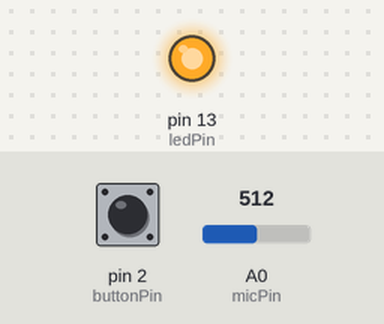
Bench run of a sketch on a simulated Arduino Uno, built with avr-gcc and run on an emulated ATmega328P. Shown: output pins drawn as LEDs (lit = HIGH). Dashed ring = blinking. The test bench sets the inputs (shaded band); at power-on: pin 2 (buttonPin) LOW, A0 (micPin) = 512.

Above: at 1.2 s.
1.3 s: pin 2 (buttonPin) pulsed HIGH 2 times (0.12 s each, 0.3 s apart)
At 3.3 s:
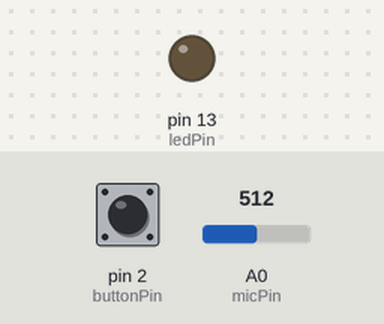
4.9 s: pin 2 (buttonPin) pulled HIGH for 0.15 s
At 5.21 s:
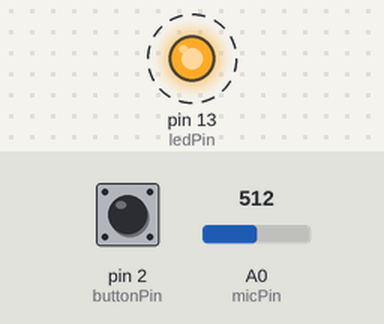
7.9 s: pin 2 (buttonPin) pulled HIGH for 1 s
Timing chart, 0 to 10.9 s (numbered marks = the images above; inputs shaded):
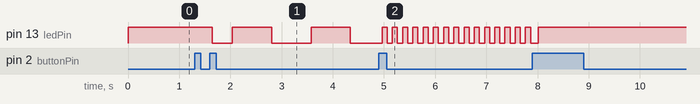

The sketch:

LEDlamp.ino
```cpp
const int stp = 500;
const int ledPin = 13;
const int micPin = 0;
const int ambient = 338;
bool lighton = true;
int brightness = 0;    // how bright the LED is
int fadeAmount = 5;    // how many points to fade the LED by
int currentMode=0;
int buttonState=0;
int lastButtonState=0;
int buttonPin=2;
int buttonPushCounter=0;
void setup ()
{
  pinMode(ledPin, OUTPUT);
}

int switchOn(int val=255)
{
  analogWrite(ledPin, val);
}

int strobe(int t=50, int pwmValue=255)
{
 // pwm(pwmValue);
  digitalWrite(ledPin, HIGH);
  delay(t);
  digitalWrite(ledPin, LOW);
  delay(t);
}

void fade()
{
    // set the brightness of pin 9:
  analogWrite(ledPin, brightness);

  // change the brightness for next time through the loop:
  brightness = brightness + fadeAmount;

  // reverse the direction of the fading at the ends of the fade:
  if (brightness == 0 || brightness == 255) {
    fadeAmount = -fadeAmount ;
  }
  // wait for 30 milliseconds to see the dimming effect
  delay(15);
}

void clapper()
{
  int reading = analogRead(micPin);
  int delta = reading - ambient;
  delta = (delta>0) ? delta : delta*-1;
  if (delta > 162)
  {
    Serial.println(millis());
    Serial.println (reading);
    lighton = !(lighton);
    digitalWrite(ledPin, HIGH);
  }
  else
  {
    digitalWrite(ledPin, LOW);
  }
  if(lighton)
  {
    digitalWrite(ledPin,HIGH);
  }
  else
  {
    digitalWrite(ledPin, LOW);
  }
}

void partymode()
{
  int reading = analogRead(micPin);
  int delta = reading - ambient;
  delta = (delta>0) ? delta : delta*-1;
  if (delta > 70)
  {
    Serial.println(millis());
    Serial.println (reading);
    digitalWrite(ledPin, HIGH);
  }
  else
  {
    digitalWrite(ledPin, LOW);
  }
}

int pushState()
{
  buttonState = digitalRead(buttonPin);
  if(buttonState != lastButtonState)
  {
    if(buttonState == HIGH)
    {
      buttonPushCounter++;
      delay(50);
    }
  }
  lastButtonState = buttonState;
  return buttonPushCounter % 4;
}

void modeSelector(int x)
{
  switch(x)
  {
    case 0:
      digitalWrite(13, HIGH);
      break;
    case 1:
      partymode();
      break;
    case 2:
      fade();
      break;
    case 3:
      strobe(100);
      break;
  }
}

void loop()
{
  modeSelector(pushState());
}
```

Measured:
- after the input at 1.3 s, pin 13 (ledPin): goes LOW 0.39 s, HIGH 0.77 s, LOW 0.77 s, HIGH 0.77 s, then LOW, starting after 0.35 s
- after the input at 4.9 s, pin 13 (ledPin): alternates HIGH for 0.10 s and LOW for 0.10 s, starting after 0.06 s
